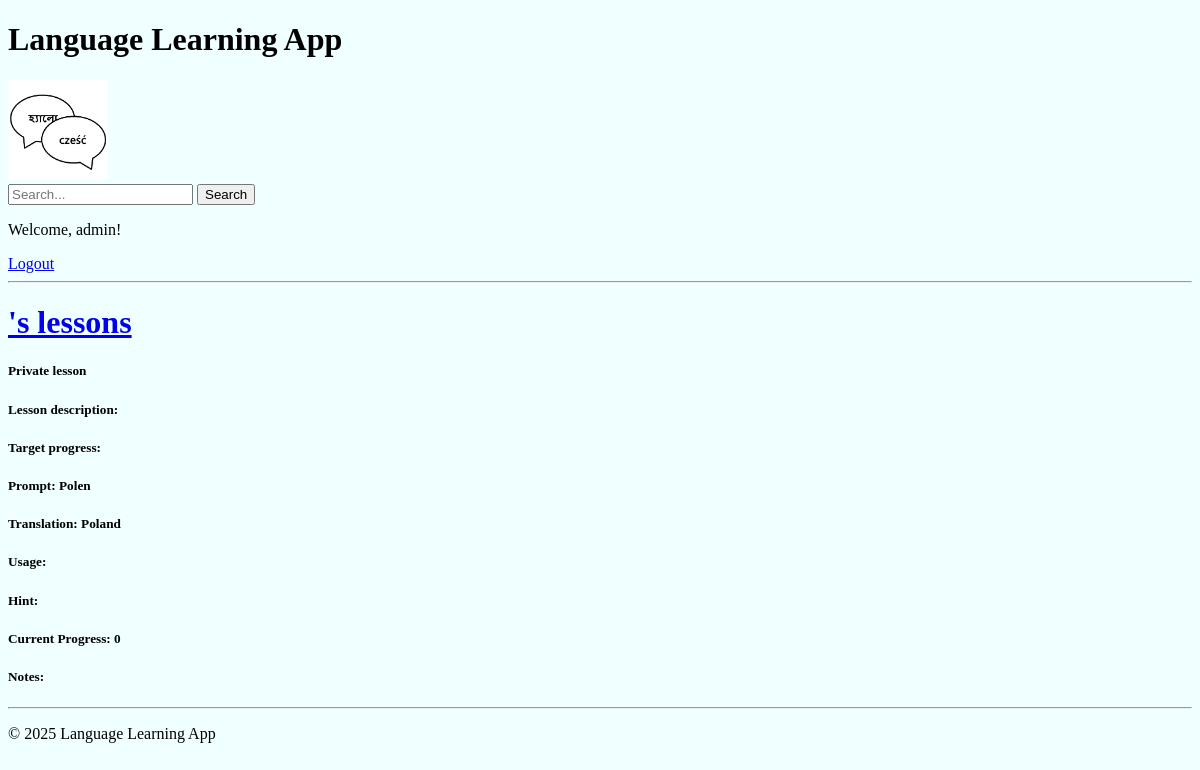
The app's page /my-word-details/14/ (signed in), older data.
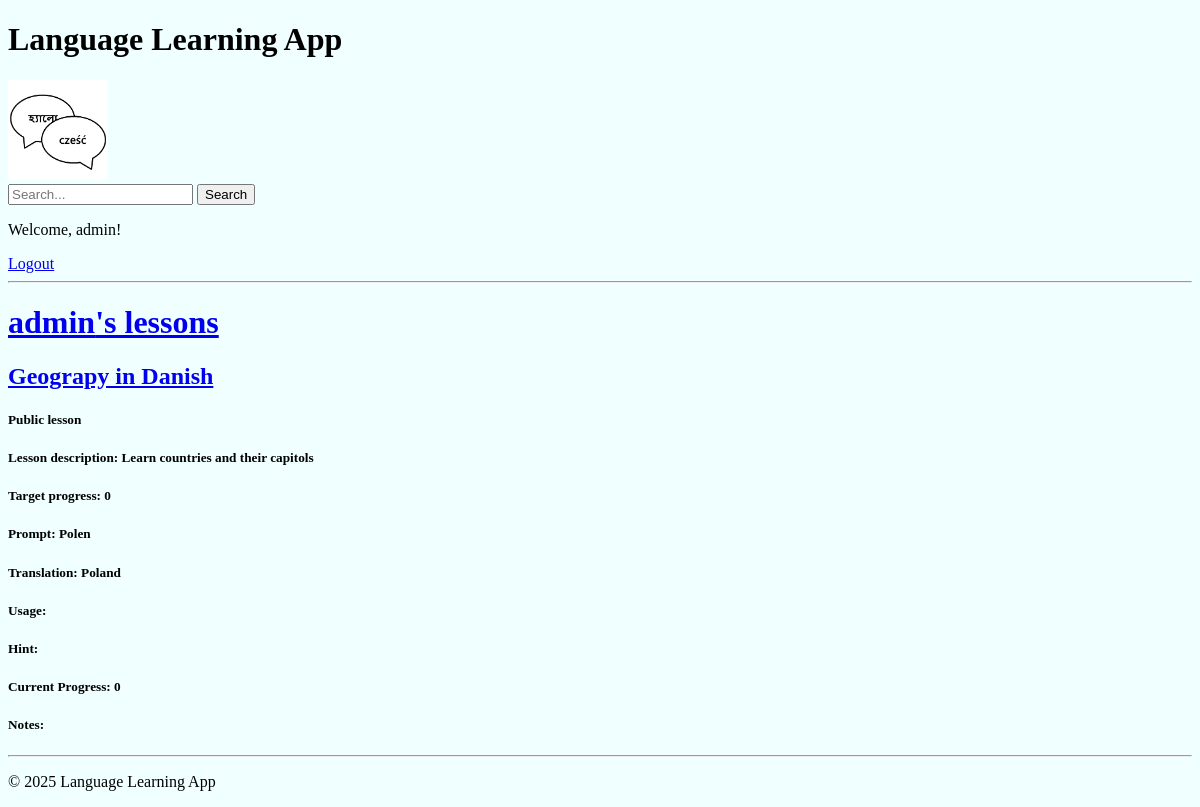
The same page, newer data.
### base/models.py (models this page shows, shortened)
class UserWord(models.Model):
    user = models.ForeignKey(User, on_delete=models.CASCADE)
    word = models.ForeignKey(Word, on_delete=models.CASCADE)
    current_progress = models.PositiveIntegerField(default=0)
    notes = models.TextField(blank=True)
    class Meta:
        unique_together = ("user", "word")

class Word(models.Model):
    lesson = models.ForeignKey(Lesson, on_delete=models.CASCADE, related_name="words")
    prompt = models.CharField(max_length=255)
    translation = models.CharField(max_length=255)
    usage = models.TextField(blank=True)
    hint = models.CharField(max_length=255, blank=True)

class UserLesson(models.Model):
    user = models.ForeignKey(User, on_delete=models.CASCADE)
    lesson = models.ForeignKey(Lesson, on_delete=models.CASCADE)
    target_progress = models.PositiveIntegerField(default=0)
    class Meta:
        unique_together = ("user", "lesson")

class Lesson(models.Model):
    title = models.CharField(max_length=255)
    description = models.TextField(blank=True)
    prompt_language = models.ForeignKey(
        Language, on_delete=models.CASCADE, related_name="prompt_lessons"
    )
    translation_language = models.ForeignKey(
        Language, on_delete=models.CASCADE, related_name="translation_lessons"
    )
    is_public = models.BooleanField(default=False)

### base/views.py (the view)
@login_required(login_url="login")
def myWordDetails(request, my_word_id):
    myWord = UserWord.objects.filter(id=my_word_id).first()
    if not myWord:
        return HttpResponse("You do not have this word in your lesson.")
    if request.user.id != myWord.user.id and request.user.is_superuser == False:
        return HttpResponse("You are not allowed here!")
    myLesson = UserLesson.objects.filter(
        user=myWord.user, lesson=myWord.word.lesson
    ).first()
    context = {
        "my_lesson": myLesson,
        "my_word": myWord,
    }
    return render(request, "base/my_word_details.html", context)

### base/templates/base/my_word_details.html
{% extends "main.html" %}
{% block content %}
<h1><a href="{% url 'my-lessons' my_lesson.user.id %}">{{my_lesson.user.username}}'s lessons</a></h1>
<h2><a href="{% url 'my-lesson-details' my_lesson.id %}">{{ my_lesson.lesson.title }}</a></h2>
{% if my_lesson.lesson.is_public%}
    <h5>  Public lesson  </h5>
{% else %}
    <h5>  Private lesson  </h5>
{% endif %}
<h5>Lesson description: {{ my_lesson.lesson.description }}</h5>
<h5>Target progress: {{ my_lesson.target_progress }}</h5>
<div class="my-word-container">
    <div>
        <h5>Prompt: {{ my_word.word.prompt }} </h5>
        <h5>Translation: {{ my_word.word.translation }} </h5>
        <h5>Usage: {{ my_word.word.usage }} </h5>
        <h5>Hint: {{ my_word.word.hint }} </h5>
        <h5>Current Progress: {{ my_word.current_progress }} </h5>
        <h5>Notes: {{ my_word.notes }} </h5>
    </div>
</div>
{% endblock content %}

### templates/main.html (shortened to what this page needs)
<!DOCTYPE html>
{% load static %}
<html>
<head>
    <link rel="stylesheet" type="text/css" media="screen" href="{% static 'styles/main.css' %}">
</head>
<body>
    <header>
        <h1>Language Learning App</h1>
    {% include 'navbar.html' %}
    </header>
    {% block content %}
    {% endblock %}
    <footer>
        <hr>
        <p>&copy; 2025 Language Learning App</p>
    </footer>
</html>

### templates/navbar.html
{% load static %}
<a href="/">
    <img src="{% static 'images/logo.png' %}" alt="Home" style="height: 100px;">
</a>
<form method="GET" action="{% url 'home' %}">
    <input type="text" name="q" placeholder="Search...">
    <button type="submit">Search</button>
</form>
{% if user.is_authenticated %}
    <p>Welcome, {{ user.username }}!</p>
    <a href="{% url 'logout' %}">Logout</a>
{% else %}
    <a href="{% url 'login' %}">Login</a>
{% endif %}
<hr>

### static/styles/main.css (style rules this page uses)
body { background-color: azure; }

Row changes from the older to the newer data that the page shows:
added UserLesson: user.username "admin", lesson "Geograpy in Danish", lesson.description "Learn countries and their capitols", target_progress "0"
Text that changed along with them:
text no longer shown: "Private lesson"
text now shown: "Public lesson"
